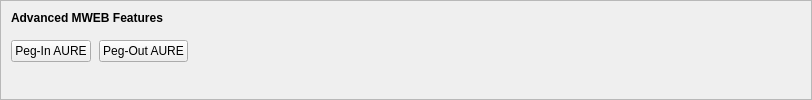
    <widget class="QFrame" name="frameMWEBFeatures">
     <property name="sizePolicy">
      <sizepolicy hsizetype="Expanding" vsizetype="Expanding">
       <horstretch>0</horstretch>
       <verstretch>0</verstretch>
      </sizepolicy>
     </property>
     <property name="maximumSize">
      <size>
       <width>16777215</width>
       <height>16777215</height>
      </size>
     </property>
     <property name="frameShape">
      <enum>QFrame::StyledPanel</enum>
     </property>
     <property name="frameShadow">
      <enum>QFrame::Sunken</enum>
     </property>
     <layout class="QVBoxLayout" name="verticalLayoutMWEBFeatures2">
      <property name="spacing">
       <number>0</number>
      </property>
      <property name="leftMargin">
       <number>0</number>
      </property>
      <property name="topMargin">
       <number>0</number>
      </property>
      <property name="rightMargin">
       <number>0</number>
      </property>
      <property name="bottomMargin">
       <number>6</number>
      </property>
      <item>
       <layout class="QVBoxLayout" name="verticalLayoutMWEBFeatures" stretch="0,0,1">
        <property name="spacing">
         <number>0</number>
        </property>
        <property name="leftMargin">
         <number>10</number>
        </property>
        <property name="topMargin">
         <number>10</number>
        </property>
        <item>
         <layout class="QHBoxLayout" name="horizontalLayoutMWEBFeatures1">
          <property name="bottomMargin">
           <number>15</number>
          </property>
          <item>
           <widget class="QLabel" name="labelMWEBFeatures">
            <property name="sizePolicy">
             <sizepolicy hsizetype="Preferred" vsizetype="Maximum">
              <horstretch>0</horstretch>
              <verstretch>0</verstretch>
             </sizepolicy>
            </property>
            <property name="font">
             <font>
              <weight>75</weight>
              <bold>true</bold>
             </font>
            </property>
            <property name="styleSheet">
             <string notr="true">font-weight:bold;</string>
            </property>
            <property name="text">
             <string>Advanced MWEB Features</string>
            </property>
           </widget>
          </item>
         </layout>
        </item>
        <item>
         <layout class="QHBoxLayout" name="horizontalLayoutMWEBFeatures2" stretch="0,0,0">
          <property name="spacing">
           <number>8</number>
          </property>
          <property name="bottomMargin">
           <number>10</number>
          </property>
          <item>
           <widget class="QPushButton" name="pushButtonMWEBPegIn">
            <property name="styleSheet">
             <string notr="true"/>
            </property>
            <property name="text">
             <string>Peg-In AURE</string>
            </property>
            <property name="checkable">
             <bool>true</bool>
            </property>
            <property name="autoDefault">
             <bool>false</bool>
            </property>
           </widget>
          </item>
          <item>
           <widget class="QPushButton" name="pushButtonMWEBPegOut">
            <property name="styleSheet">
             <string notr="true"/>
            </property>
            <property name="text">
             <string>Peg-Out AURE</string>
            </property>
            <property name="checkable">
             <bool>true</bool>
            </property>
            <property name="autoDefault">
             <bool>false</bool>
            </property>
           </widget>
          </item>
          <item>
           <spacer name="horizontalSpacerMWEBFeatures">
            <property name="orientation">
             <enum>Qt::Horizontal</enum>
            </property>
            <property name="sizeHint" stdset="0">
             <size>
              <width>40</width>
              <height>1</height>
             </size>
            </property>
           </spacer>
          </item>
         </layout>
        </item>
        <item>
         <spacer name="verticalSpacerMWEBFeatures">
          <property name="orientation">
           <enum>Qt::Vertical</enum>
          </property>
          <property name="sizeHint" stdset="0">
           <size>
            <width>800</width>
            <height>1</height>
           </size>
          </property>
         </spacer>
        </item>
       </layout>
      </item>
     </layout>
    </widget>
